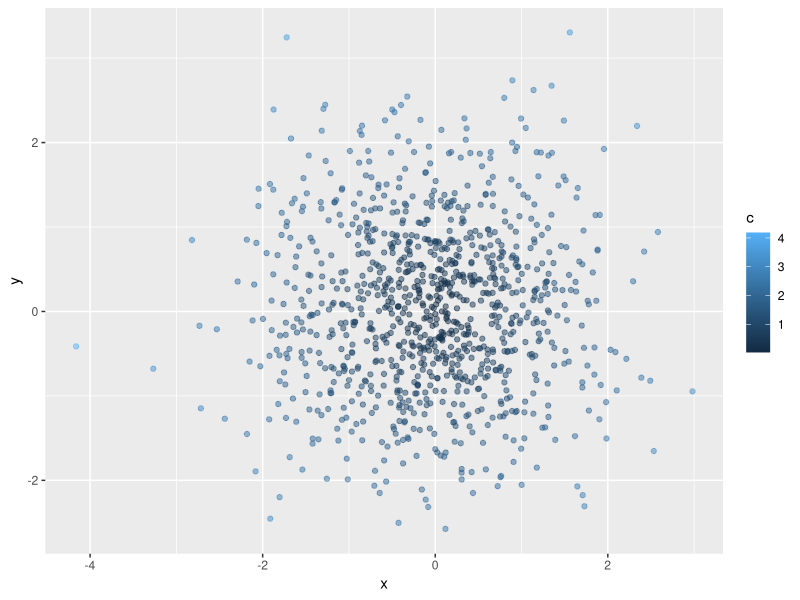

Generate this figure with R:
# Basic plotting example using ggplot2
# Generated by ChatGPT after the previous script, following the prompt:
#  "That's not right. I want a continuous color scale. In R the colors are categorical instead of continuous."

library(ggplot2)

n <- 1000  # Choose how many points to use
x <- rnorm(n)  # Create x coordinates
y <- rnorm(n)  # Create y coordinates
c <- sqrt(x^2 + y^2)  # Set color as distance from center

data <- data.frame(x = x, y = y, c = c)

ggplot(data, aes(x, y, color = c)) +
  geom_point(alpha = 0.5) +
  scale_color_continuous()